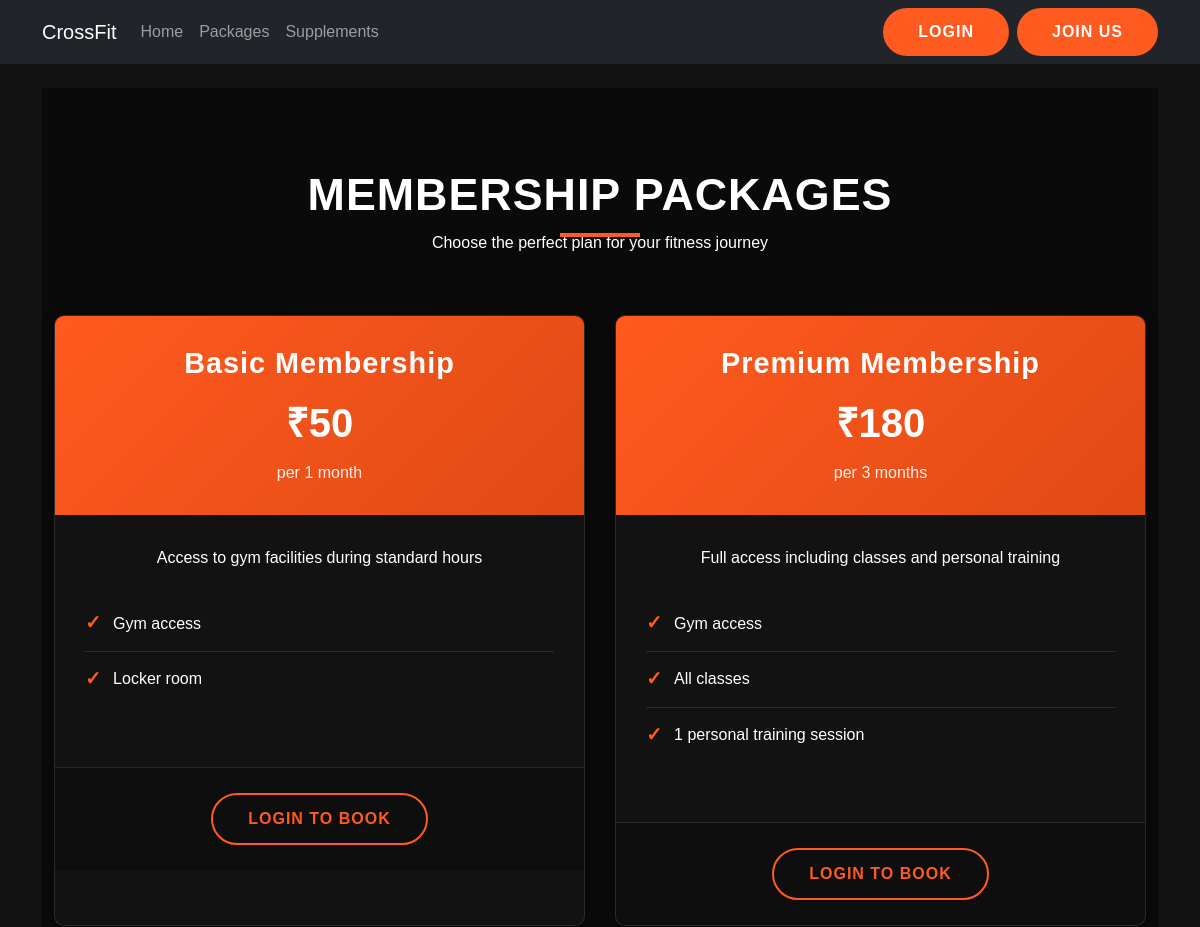
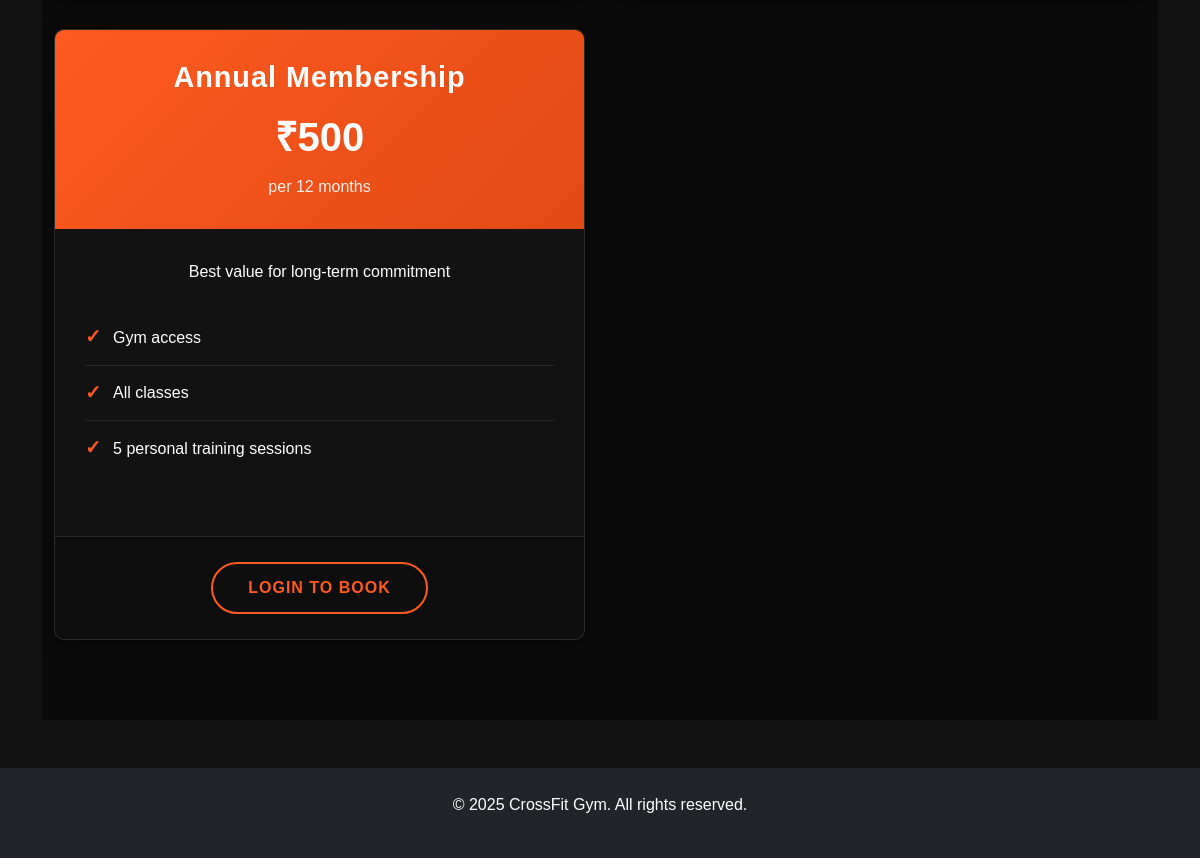
The page /packages.php on the database its author committed (2 pictures, top to bottom).
### tables this page shows
CREATE TABLE `packages` (
  `package_id` int(11) NOT NULL,
  `name` varchar(100) NOT NULL,
  `description` text DEFAULT NULL,
  `duration_months` int(11) NOT NULL,
  `price` decimal(10,2) NOT NULL,
  `features` text DEFAULT NULL
);

### packages.php (the view, shortened to what this page needs)
<?php
require_once 'config/database.php';
require_once 'includes/header.php';
$packages = $conn->query("SELECT * FROM packages ORDER BY price")->fetchAll(PDO::FETCH_ASSOC);
?>
<!DOCTYPE html>
<html lang="en">
<head>
</head>
<body>
    <section class="packages-section">
        <div class="container">
            <div class="section-header">
                <h2>Membership Packages</h2>
                <p>Choose the perfect plan for your fitness journey</p>
            </div>
            <?php if(empty($packages)): ?>
                <div class="alert alert-info">Currently no packages available. Please check back later!</div>
            <?php else: ?>
                <div class="packages-grid">
                    <?php foreach($packages as $package): ?>
                    <div class="package-card">
                        <div class="package-header">
                            <h3 class="package-title"><?= htmlspecialchars($package['name']) ?></h3>
                            <div class="package-price">₹<?= number_format($package['price'], 0) ?></div>
                            <div class="package-duration">per <?= $package['duration_months'] ?> month<?= $package['duration_months'] > 1 ? 's' : '' ?></div>
                        </div>
                        <div class="package-body">
                            <p class="package-description"><?= htmlspecialchars($package['description']) ?></p>
                            <ul class="features-list">
                                <?php
                                $features = explode(',', $package['features']);
                                foreach($features as $feature):
                                ?>
                                    <li><?= trim(htmlspecialchars($feature)) ?></li>
                                <?php endforeach; ?>
                            </ul>
                        </div>
                        <div class="package-footer">
                            <?php if(isset($_SESSION['user_id']) && $_SESSION['role'] == 'member'): ?>
                                <a href="/crossfit/member/book_package.php?package_id=<?= $package['package_id'] ?>" class="btn">
                                    Book Now
                                </a>
                            <?php elseif(isset($_SESSION['user_id'])): ?>
                                <button class="btn btn-disabled" disabled>
                                    Members Only
                                </button>
                            <?php else: ?>
                                <a href="/crossfit/login.php" class="btn btn-outline">
                                    Login to Book
                                </a>
                            <?php endif; ?>
                        </div>
                    </div>
                    <?php endforeach; ?>
                </div>
            <?php endif; ?>
        </div>
    </section>
    <?php
    require_once 'includes/footer.php';
    ?>
</body>
</html>

### assets/css/style.css (style rules this page uses)
body { font-family: 'Segoe UI', Tahoma, Geneva, Verdana, sans-serif; background-color: #f8f9fa; }

### packages.php (style rules this page uses)
:root { --primary: #FF5A1F; --primary-dark: #E04A14; --dark: #121212; --darker: #0A0A0A; --light: #F8F9FA; --text-dark: #E0E0E0; --text-light: #FFFFFF; }
body { font-family: 'Montserrat', sans-serif; background-color: var(--dark); color: var(--text-light); line-height: 1.6; }
h1, h2, h3, h4, h5, h6 { font-family: 'Oswald', sans-serif; font-weight: 700; letter-spacing: 1px; color: var(--text-light); }
.packages-section { padding: 80px 0; background-color: var(--darker); }
.section-header { text-align: center; margin-bottom: 60px; }
.section-header h2 { font-size: 2.8rem; text-transform: uppercase; position: relative; display: inline-block; }
.section-header h2:after { content: ''; position: absolute; left: 50%; bottom: -15px; width: 80px; height: 4px; background: var(--primary); transform: translateX(-50%); }
.packages-grid { display: grid; grid-template-columns: repeat(auto-fill, minmax(350px, 1fr)); gap: 30px; }
.package-card { background-color: var(--dark); border-radius: 10px; overflow: hidden; box-shadow: 0 5px 15px rgba(0,0,0,0.3); transition: all 0.3s ease; border: 1px solid rgba(255,255,255,0.1); }
.package-header { background: linear-gradient(135deg, var(--primary), var(--primary-dark)); padding: 30px 20px; text-align: center; position: relative; }
.package-title { font-size: 1.8rem; margin-bottom: 10px; color: white; }
.package-price { font-size: 2.5rem; font-weight: 700; margin-bottom: 5px; }
.package-duration { font-size: 1rem; opacity: 0.9; }
.package-body { padding: 30px; }
.package-description { margin-bottom: 25px; color: var(--text-light); text-align: center; }
.features-list { list-style: none; padding: 0; margin-bottom: 30px; }
.features-list li { padding: 12px 0; border-bottom: 1px solid rgba(255,255,255,0.1); display: flex; align-items: center; }
.features-list li:before { content: '✓'; color: var(--primary); font-weight: bold; margin-right: 12px; font-size: 1.2rem; }
.features-list li:last-child { border-bottom: none; }
.package-footer { padding: 25px; background-color: rgba(0,0,0,0.2); border-top: 1px solid rgba(255,255,255,0.1); text-align: center; }
.btn { display: inline-block; padding: 12px 35px; background-color: var(--primary); color: white; text-decoration: none; border-radius: 50px; font-weight: 700; text-transform: uppercase; letter-spacing: 1px; transition: all 0.3s ease; border: none; cursor: pointer; }
.btn-outline { background-color: transparent; border: 2px solid var(--primary); color: var(--primary); }

### rows shown on the page
packages: name "Basic Membership", price "50", duration_months "1", description "Access to gym facilities during standard hours", features "Gym access", features "Locker room"
packages: name "Premium Membership", price "180", duration_months "3", description "Full access including classes and personal training", features "Gym access", features "All classes", features "1 personal training session"
packages: name "Annual Membership", price "500", duration_months "12", description "Best value for long-term commitment", features "Gym access", features "All classes", features "5 personal training sessions"
